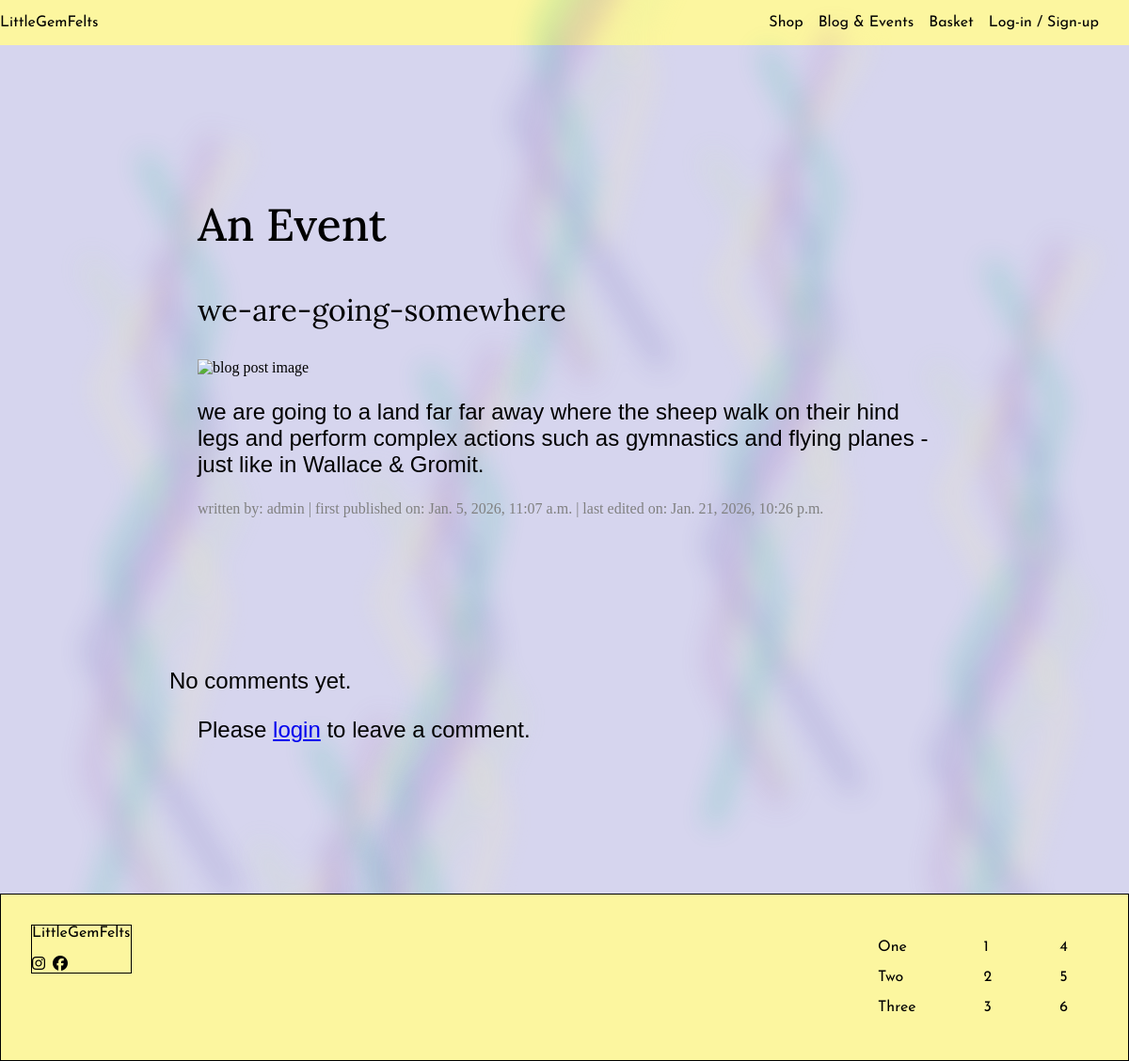
/blog/we-are-going-somewhere/, run on an earlier commit of the app's database.
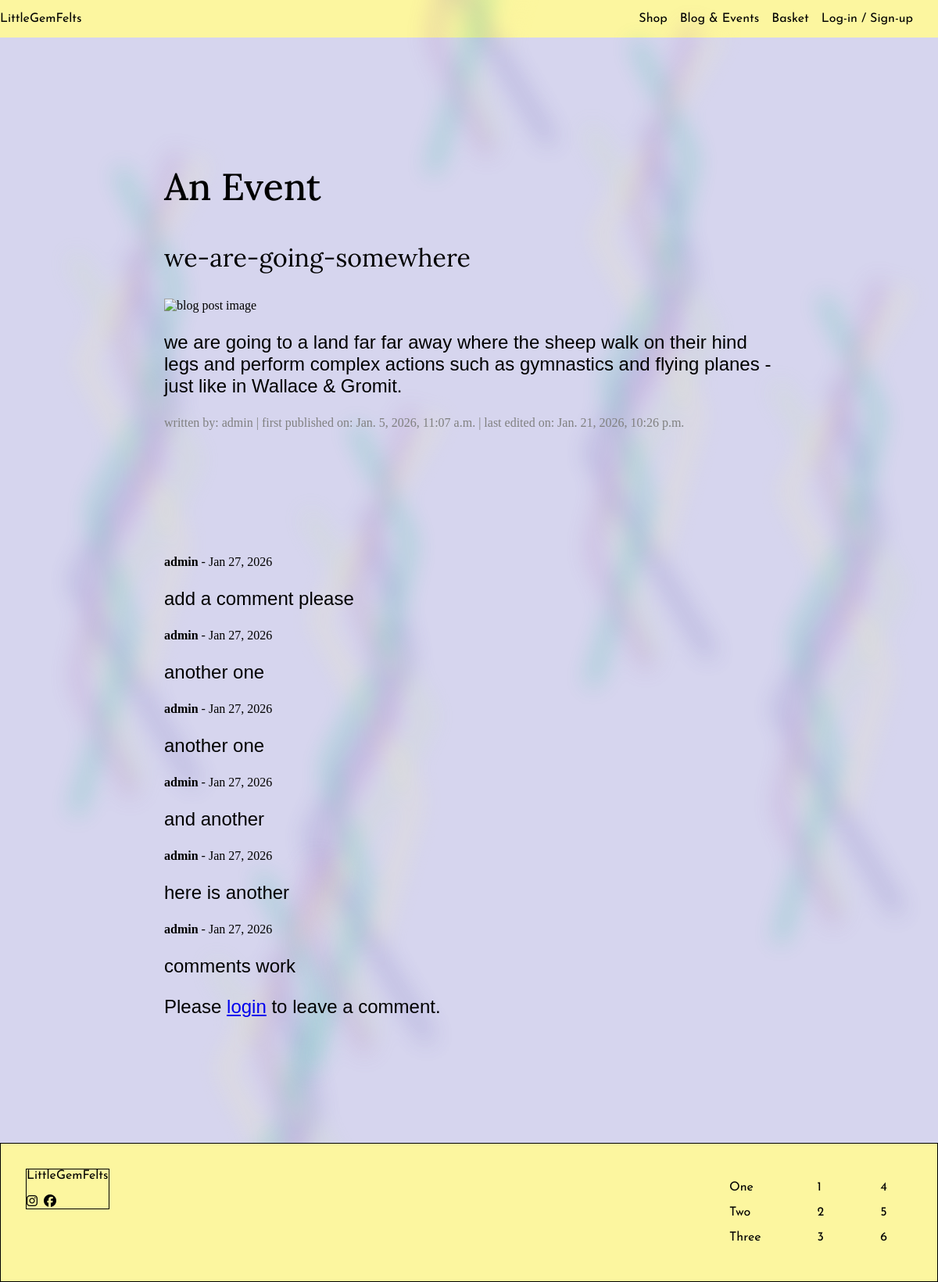
And on a later commit of the database.
### blog/models.py (models this page shows, shortened)
class Post(models.Model):
    title = models.CharField(max_length=200, unique=True)
    slug = models.SlugField(max_length=200, unique=True)
    author = models.ForeignKey(User, on_delete=models.CASCADE, related_name="blog_posts")
    content = models.TextField()
    img = models.ImageField(blank=True ,upload_to=None, height_field=None, width_field=None, max_length=None)
    start_date = models.DateTimeField(auto_now=False, auto_now_add=False)
    end_date = models.DateTimeField(auto_now=False, auto_now_add=False)
    location = models.CharField(max_length=200)
    is_event = models.BooleanField(default=False)
    allow_comments = models.BooleanField(default=False)
    date_created = models.DateTimeField(auto_now_add=True)
    date_updated = models.DateTimeField(auto_now=True)
    publish = models.BooleanField(default=False)
    class Meta:
        ordering = ['date_created']

class Comment(models.Model):
    post = models.ForeignKey(Post, on_delete=models.CASCADE, related_name='comments')
    author = models.ForeignKey(User, on_delete=models.CASCADE, related_name='commenter')
    content = models.TextField()
    date_created = models.DateTimeField(auto_now_add=True)
    date_updated = models.DateTimeField(auto_now=True)
    class Meta:
        ordering = ['date_created']

### blog/views.py (the view)
# urls.py: path('<slug:slug>/', views.blog_details, name='blog_details'),
def blog_details(request, slug):
    post = get_object_or_404(Post, slug=slug, publish=True)
    comments = post.comments.all()
    comment_form = None
    if post.allow_comments:
        if request.user.is_authenticated:
            if request.method == "POST":
                comment_form = CommentForm(request.POST)
                if comment_form.is_valid():
                    comment = comment_form.save(commit=False)
                    comment.post = post
                    comment.author = request.user
                    comment.save()
                    return redirect('blog:blog_details', slug=slug)
            else:
                comment_form = CommentForm()
    context ={
        'post':post,
        'comments':comments,
        'comment_form':comment_form
    }
    return render(request, 'blog/blog.html', context)

### basket/contexts.py (called while the page is built, shortened)
def basket_contents(request):
    basket_items=[]
    product_count = 0
    total = Decimal('0.00')
    delivery = Decimal('0.00')
    basket = request.session.get('basket', {}) # needs to fetch the items from the basket when implemented
    grand_total = total + delivery
    return {
        'basket_items': basket_items,
        'product_count': product_count,
        'total': total.quantize(Decimal('0.01')),
        'delivery': delivery.quantize(Decimal('0.01')),
        'grand_total': grand_total.quantize(Decimal('0.01')),
    }

### blog/templates/blog/blog.html (shortened to what this page needs)
{% extends "layout.html" %}
{% load static %}
{% block extra_css %}
<link rel="stylesheet" href="{% static 'css/blog.css' %}">{% endblock extra_css %}
{% block content %}
<section class="blog-section">
  <div class="wa-grid wa-gap-l" style='--min-column-size:300px;'>
    <div class="title wa-span-grid">
      <h2>{{post.title}}</h2>
    </div>
    <div class="slug">
      <h3>{{post.slug}}</h3>
    </div>
    <div class="image">
      <img src="" alt="blog post image">
    </div>
    <div class="wa-span-grid text">
      <p>{{post.content}}</p>
    </div>
    <div class="date-edit-author">
      <span>written by: {{post.author}} | </span><span>first published on: {{post.date_created}} | </span><span>last edited on: {{post.date_updated}}</span>
    </div>
  </div>
</section>
<section class="comments-section">
  <div class="container">
    {% for comment in comments %}
        <div class="comment">
            <strong>{{ comment.author.username }}</strong>
            <span class="text-muted">- {{ comment.date_created|date:"M d, Y" }}</span>
            <p>{{ comment.content }}</p>
        </div>
    {% empty %}
        <p>No comments yet.</p>
    {% endfor %}
    <div class="mt-4">
        {% if post.allow_comments %}
            {% if user.is_authenticated %}
                <form method="post">
                    {% csrf_token %}
                    {{ comment_form.as_p }}
                    <button type="submit" class="btn btn-primary">Submit</button>
                </form>
            {% else %}
                <p>Please <a href="{% url 'account_login' %}">login</a> to leave a comment.</p>
            {% endif %}
        {% else %}
            <div class="alert alert-secondary">
                Comments are closed for this post.
            </div>
        {% endif %}
    </div>
</section>
{% endblock content %}

### templates/layout.html (shortened to what this page needs)
{% load static %}
{% url "home" as home_url %}
<!DOCTYPE html>
<html lang="en">
<head>
    <link rel="stylesheet" type="text/css" href="https://cdn.jsdelivr.net/npm/toastify-js/src/toastify.min.css">
    <link rel="stylesheet" href="{%static 'css/base.css'%}">
    {% block extra_css %}{% endblock extra_css %}
</head>
<body>
    <header>
      <nav class='navbar'>
      <wa-button appearance='plain' size='large'href='{% url 'home'%}'>LittleGemFelts</wa-button>
      <ul class="menu">
        <li>
          <wa-button class="nav-btn" href="{% url 'store:store'%}">Shop</wa-button>
        </li>
          <wa-button class="nav-btn" pill href="{% url 'blog:blog_list'%}">Blog & Events</wa-button>
        <li>
          <wa-button class="nav-btn" pill href="{% url 'basket:view_basket'%}">Basket</wa-button>
        </li>
        <li>
          {% if user.is_authenticated %}
          <wa-button class="nav-btn" pill href="{% url 'userprofile:profile_view'%}">{{user.username}}'s Profile</wa-button>
          <wa-button class="nav-btn" pill href="{% url 'account_logout' %}">Logout</wa-button>
          {% else %}
          <wa-button class="nav-btn" pill href="{% url 'account_login' %}">Log-in / Sign-up</wa-button>
          {% endif %}
        </li>
      </ul>
      </nav>
    </header>
    <div class="background-svg">
      <div class="bg-svg item1">
        <img src="{{MEDIA_URL}}fibers.svg" alt="">
      </div>
      <div class="bg-svg item2">
        <img src="{{MEDIA_URL}}fibers.svg" alt="">
      </div>
      <div class="bg-svg item3">
        <img src="{{MEDIA_URL}}fibers.svg" alt="">
      </div>
      <div class="bg-svg item4">
        <img src="{{MEDIA_URL}}fibers.svg" alt="">
      </div>
      <div class="bg-svg item5">
        <img src="{{MEDIA_URL}}fibers.svg" alt="">
      </div>
      <div class="bg-svg item6">
        <img src="{{MEDIA_URL}}fibers.svg" alt="">
      </div>
    </div>
    <main>
      {% block content %}{% endblock content %}
    </main>
<footer>
  <div class="navbar footer-container">
    <div class="footer-brand-section">
      <wa-button appearance='plain' size='large'>LittleGemFelts</wa-button>
      <div class="footer-social">
        <wa-button appearance='plain' size='small'>
          <i class="fa-brands fa-instagram"></i>
        </wa-button>
        <wa-button appearance='plain' size='small'>
          <i class="fa-brands fa-facebook"></i>
        </wa-button>
      </div>
    </div>
    <div class=" footer-link-section">
    <div class="footer-links">
      <ul class='menu'>
        <li><wa-button class='nav-btn'>One</wa-button></li>
        <li><wa-button class='nav-btn'>Two</wa-button></li>
        <li><wa-button class='nav-btn'>Three</wa-button></li>
      </ul>
    </div>
    <div class="footer-links">
      <ul class='menu'>
        <li><wa-button class='nav-btn'>1</wa-button></li>
        <li><wa-button class='nav-btn'>2</wa-button></li>
        <li><wa-button class='nav-btn'>3</wa-button></li>
      </ul>
    </div>
    <div class="footer-links">
      <ul class='menu'>
        <li><wa-button class='nav-btn'>4</wa-button></li>
        <li><wa-button class='nav-btn'>5</wa-button></li>
        <li><wa-button class='nav-btn'>6</wa-button></li>
      </ul>
    </div>
      </div>
  </div>
</footer>
</body>
</html>

### static/css/base.css (style rules this page uses)
:root { --title-font: "josefin sans", sans-serif; --heading-font: "Lora", sans-serif; --content-font: "cormorant", sans-serif; --amethyst-c1: #a560b2; --violet-twilight-c2: #564dac; --light-gold-c3: #fcf69f; --lavender-c4: #d6d5ee; --ash-grey-c5: #a3c4bc; --tropical-teal-c6: #16bac5; }
html, body { width: 100%; margin: 0; }
body { display: flex; flex-direction: column; background-color: #d6d5ee; }
main { flex: 1; z-index:2; }
h2, h3, h4, h5, h6 { font-family: var(--heading-font); font-weight: 300; }
p { font-family: var(--content-font); }
section { max-width: 900px; margin: 0 auto clamp(2rem, 15vw, 20rem); }
.navbar { font-family: var(--title-font); display: flex; flex-wrap: wrap; justify-content: space-between; align-items: center; background-color: var(--light-gold-c3); position: relative; }
.menu { display: flex; flex-wrap: wrap; list-style: none; gap: 1rem; margin-right: 2rem; }
.background-svg { position: fixed; top: 0; left: 0; height: 100%; width: 100%; pointer-events: none; }
.bg-svg { position: absolute; }
.item1 { top:10%; left: 5%; width: 100px; }
.item2 { top:30%; left: 30%; width: 150px; }
.item3 { top:0%; left: 60%; width: 180px; }
.item4 { top:20%; left: 80%; width: 200px; }
.item5 { top:65%; left: 20%; width: 80px; }
.item6 { top:-40%; left: 43%; width: 180px; }
.footer-container { display: grid; grid-template-columns: auto 1fr auto; align-items: start; gap: 2rem; padding: 2rem; }
.footer-brand-section { grid-column: 1; border: solid 1px; }
.footer-link-section { grid-column: 3; display: grid; grid-template-columns: repeat(3, auto); }
.footer-links ul { display: flex; flex-direction: column; }
.footer-container { display: grid; grid-template-columns: auto 1fr auto; align-items: start; gap: 2rem; border: solid 1px; padding: 2rem; }
.footer-brand-section { display: flex; flex-direction: column; gap: 1rem; }
.footer-social { display: flex; gap: 0.5rem; }

### static/css/blog.css (style rules this page uses)
section { max-width:900px; margin: 10rem auto; }
main div { margin: 2.5vh 2.5vw; }
h2 { font-size: clamp(1.5rem, 5vw, 3rem); font-weight: 500; }
h3 { font-size: clamp(1.5rem, 4vw, 2rem); }
p { font-size: 1.5rem; }
.date-edit-author { font-size: 1rem; color: grey; }

What changed in the data, as far as the page shows it:
added Comment: author.username "admin", date_created "Jan 27, 2026", content "add a comment please"
added Comment: author.username "admin", date_created "Jan 27, 2026", content "another one"
added Comment: author.username "admin", date_created "Jan 27, 2026", content "another one"
added Comment: author.username "admin", date_created "Jan 27, 2026", content "and another"
added Comment: author.username "admin", date_created "Jan 27, 2026", content "here is another"
added Comment: author.username "admin", date_created "Jan 27, 2026", content "comments work"
Also different on the page:
text no longer shown: "No comments yet."
